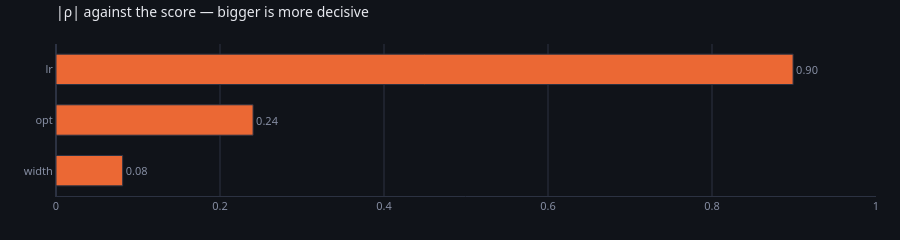

The notebook cell this image was saved under:
### Code cell
go.Figure(
    go.Bar(
        x=[value for _, value in reversed(mattered)],
        y=[knob for knob, _ in reversed(mattered)],
        orientation="h",
        marker=dict(color=_theme.SERIES["loss"], line=dict(color=_theme.EDGE, width=1)),
        text=[f"{value:.2f}" for _, value in reversed(mattered)],
        textposition="outside",
        textfont=dict(color=_theme.MUTED, size=11),
        cliponaxis=False,
    )
).update_layout(
    **_theme.layout(
        title=_theme.titled("|ρ| against the score — bigger is more decisive"),
        height=90 + 40 * len(mattered),
        showlegend=False,
        bargap=0.4,
    )
).update_xaxes(**_theme.axis(range=[0, 1])).update_yaxes(**_theme.axis(showgrid=False))

### Figure 1 — Plotly figure (JSON) as saved in the notebook; plotly's stock layout.template omitted (floating-point values rounded to 4 significant figures)
{"data": [{"cliponaxis": false, "marker": {"color": "#eb6834", "line": {"color": "#2c3242", "width": 1}}, "orientation": "h", "text": ["0.08", "0.24", "0.90"], "textfont": {"color": "#868ea3", "size": 11}, "textposition": "outside", "type": "bar", "x": [0.08132, 0.2404, 0.8989], "y": ["width", "opt", "lr"]}], "layout": {"bargap": 0.4, "font": {"color": "#e7e9ef", "family": "system-ui, -apple-system, Segoe UI, Roboto, sans-serif", "size": 12}, "height": 210, "hoverlabel": {"align": "left", "bgcolor": "#1a1e28", "bordercolor": "#2c3242", "font": {"color": "#e7e9ef", "family": "system-ui, -apple-system, Segoe UI, Roboto, sans-serif"}}, "legend": {"bgcolor": "rgba(0,0,0,0)", "font": {"color": "#868ea3"}, "orientation": "h", "x": 1, "xanchor": "right", "y": 1.02, "yanchor": "bottom"}, "margin": {"b": 44, "l": 56, "r": 24, "t": 44}, "paper_bgcolor": "#101319", "plot_bgcolor": "#101319", "showlegend": false, "title": {"font": {"size": 14}, "text": "|ρ| against the score — bigger is more decisive", "x": 0, "xanchor": "left", "xref": "paper", "y": 0.97, "yanchor": "top"}, "xaxis": {"gridcolor": "#2c3242", "linecolor": "#2c3242", "range": [0, 1], "tickfont": {"color": "#868ea3", "size": 11}, "title": {"font": {"color": "#868ea3", "size": 11}}, "zerolinecolor": "#2c3242"}, "yaxis": {"gridcolor": "#2c3242", "linecolor": "#2c3242", "showgrid": false, "tickfont": {"color": "#868ea3", "size": 11}, "title": {"font": {"color": "#868ea3", "size": 11}}, "zerolinecolor": "#2c3242"}}}
